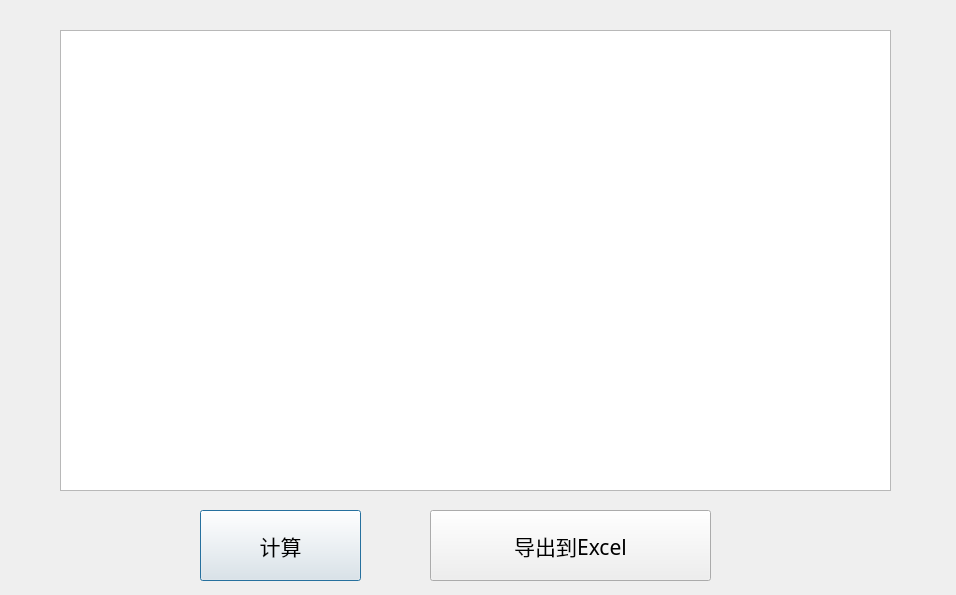
<?xml version="1.0" encoding="UTF-8"?>
<ui version="4.0">
 <class>calibDlg</class>
 <widget class="QDialog" name="calibDlg">
  <property name="geometry">
   <rect>
    <x>0</x>
    <y>0</y>
    <width>956</width>
    <height>595</height>
   </rect>
  </property>
  <property name="windowTitle">
   <string>Dialog</string>
  </property>
  <widget class="QTableWidget" name="tableWidget">
   <property name="geometry">
    <rect>
     <x>60</x>
     <y>30</y>
     <width>831</width>
     <height>461</height>
    </rect>
   </property>
  </widget>
  <widget class="QPushButton" name="calibBtn">
   <property name="geometry">
    <rect>
     <x>200</x>
     <y>510</y>
     <width>161</width>
     <height>71</height>
    </rect>
   </property>
   <property name="font">
    <font>
     <family>Microsoft YaHei</family>
     <pointsize>16</pointsize>
    </font>
   </property>
   <property name="text">
    <string>计算</string>
   </property>
  </widget>
  <widget class="QPushButton" name="pushButton">
   <property name="geometry">
    <rect>
     <x>430</x>
     <y>510</y>
     <width>281</width>
     <height>71</height>
    </rect>
   </property>
   <property name="font">
    <font>
     <family>Microsoft YaHei</family>
     <pointsize>16</pointsize>
    </font>
   </property>
   <property name="text">
    <string>导出到Excel</string>
   </property>
  </widget>
 </widget>
 <resources/>
 <connections/>
</ui>
